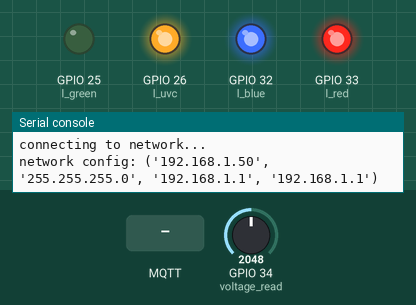
The program below on a simulated ESP32 board running MicroPython. Shown: output pins drawn as LEDs (lit = HIGH), the last lines printed to the serial console. The test bench sets the inputs (shaded band); at power-on: GPIO 34 (voltage_read) = 2048 (analog values on the 0–4095 scale). WiFi joins after 1.5 s; no MQTT or app messages arrive unless stated; threads take turns every 2 ms.

Above: at 2.8 s.
2.9 s: MQTT message "1" arrives on the first subscribed topic
At 3.2 s:
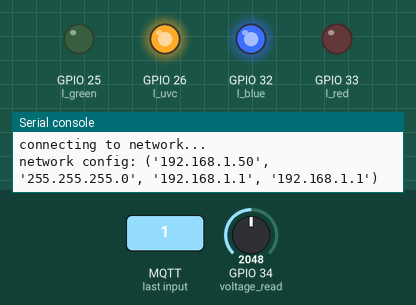
9.1 s: MQTT message "0" arrives on the first subscribed topic
At 10.3 s:
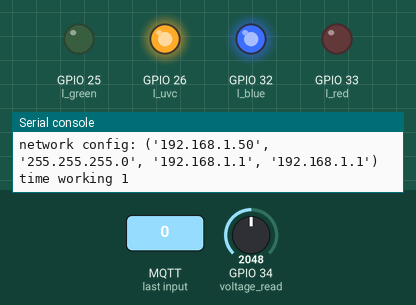
Timing chart, 0 to 12.1 s (numbered marks = the images above; inputs shaded):
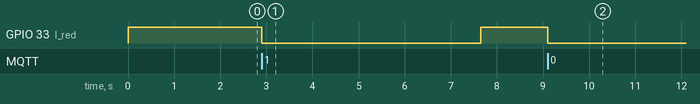

Measured:
- after the input at 2.9 s, GPIO 33 (l_red): HIGH → LOW at once, → HIGH 4.8 s later
- after the input at 9.1 s, GPIO 33 (l_red): HIGH → LOW at once

The program:

control_luces.py
```python
"""this scripts tests light control
"""

import time
import _thread
from umqtt.robust import MQTTClient
import network

from machine import Pin, ADC
import machine


# Definition of variables
# Pins
l_uvc = Pin(26, Pin.OUT)
l_red = Pin(33, Pin.OUT)
l_green = Pin(25, Pin.OUT)
l_blue = Pin(32, Pin.OUT)
message = ""
active = False
time_to_work = 0
time_working = 0


voltage_read = ADC(Pin(34))
voltage_read.atten(ADC.ATTN_11DB)


def battery_voltage_callback(timer):
    """timed function to meassure battery voltage

    Args:
        timer (managed by timer module): [descrimanaged by timer module
    """
    voltaje_lectura = voltage_read.read()
    voltaje_lectura = float(0.0043716 * voltaje_lectura)
    # print(self.battery_voltage_msg.data)
    client.publish(b"bateria_voltaje", bytes(str(voltaje_lectura), "utf-8"))


timer = machine.Timer(0)
timer.init(
    period=6000,
    mode=machine.Timer.PERIODIC,
    callback=battery_voltage_callback,
)

##Functions
def do_connect():
    """connects esp32 to wifi"""
    wlan = network.WLAN(network.STA_IF)
    wlan.active(True)
    if not wlan.isconnected():
        print("connecting to network...")
        wlan.connect("NETLIFE-Silva", "SASM3141")
        while not wlan.isconnected():
            pass
    print("network config:", wlan.ifconfig())


def _cb(topic, msg):
    """callback to store incoming message

    Args:
        topic (managed by module): [descrimanaged by module
        msg (incoming message): [descriincoming message
    """
    global message
    message = msg


def initial_status_lights():
    l_uvc.value(1)
    l_red.value(1)
    l_green.value(0)
    l_blue.value(1)


def wait_after_desinfection():
    for i in range(2):
        l_uvc.value(1)
        l_red.value(0)
        l_green.value(0)
        l_blue.value(1)
        time.sleep(1)
    initial_status_lights()


def wait_before_desinfection():
    for i in range(2):
        l_uvc.value(1)
        l_red.value(0)
        l_green.value(0)
        l_blue.value(1)
        time.sleep(1)


def msg_overlooker():

    global active
    global time_to_work
    global time_working
    while True:
        try:
            client.wait_msg()
            translated_msg = str(message.decode("utf-8"))

            if translated_msg == "stop":
                time_working = time_to_work
            else:
                wait_before_desinfection()
                time_to_work = int(translated_msg)
                if time_to_work > 0:
                    active = True

        except ConnectionError:
            pass


def ligth_controller():
    """controls light usage"""
    global active
    global time_to_work
    global time_working
    time_working = 0
    while True:
        if active:

            time_working += 1
            l_uvc.value(0)
            l_red.value(0)
            l_green.value(1)
            l_blue.value(1)
            print("time working", time_working)
            if time_working >= time_to_work:
                time_working = 0
                active = False
                wait_after_desinfection()

        time.sleep(1)


##
initial_status_lights()
do_connect()

SHIFTR_TOKEN = b"v4BmtoHRLVPHcfc4"
CLIENT_ID = b"ESP32"
USUARIO_ = b"paintbug935"
TOPIC_TIME = b"tiempoActivacion"
TOPIC_STOP = b"stop"

client = MQTTClient(
    CLIENT_ID,
    b"paintbug935.cloud.shiftr.io",
    1883,
    user=USUARIO_,
    password=SHIFTR_TOKEN,
)  # creacion de objeto
client.connect()  # conexion a ubidots
client.set_callback(_cb)
client.subscribe(TOPIC_TIME)
client.subscribe(TOPIC_STOP)


_thread.start_new_thread(msg_overlooker, ())
_thread.start_new_thread(ligth_controller, ())
```
